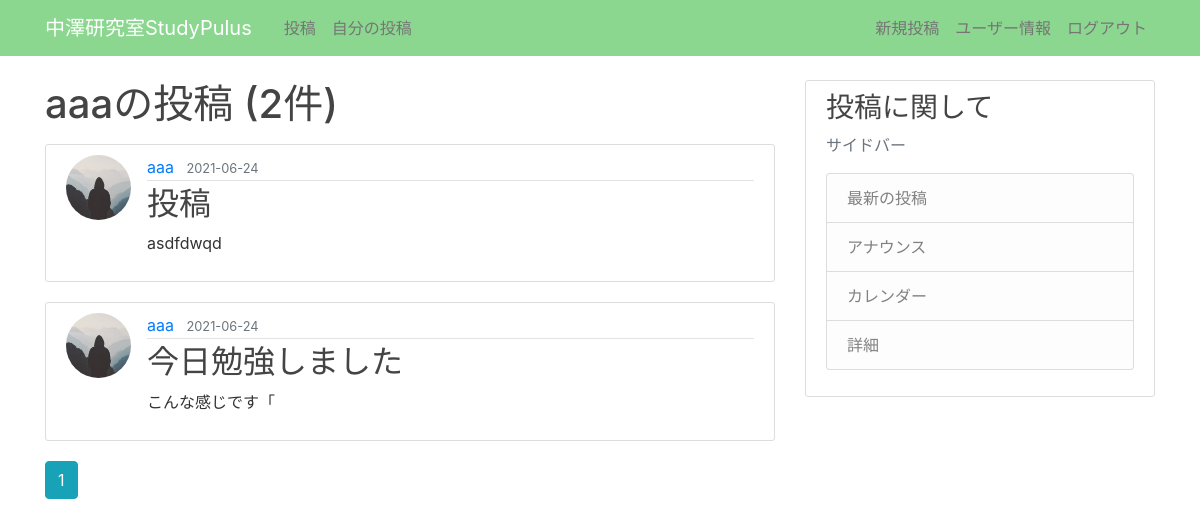
/user/aaa (signed in), run on the app's committed database.
### flaskblog/models.py (models this page shows, shortened)
class User(db.Model, UserMixin):
    id = db.Column(db.Integer, primary_key=True)
    username = db.Column(db.String(20), unique=True, nullable=False)
    email = db.Column(db.String(120), unique=True, nullable=False)
    image_file = db.Column(db.String(20), nullable=False, default='default.jpg')
    password = db.Column(db.String(60), nullable=False)
    posts = db.relationship('Post', backref='author', lazy=True)

class Post(db.Model):
    id = db.Column(db.Integer, primary_key=True)
    title = db.Column(db.String(100), nullable=False)
    date_posted = db.Column(db.DateTime, nullable=False, default=datetime.utcnow)
    content = db.Column(db.Text, nullable=False)
    user_id = db.Column(db.Integer, db.ForeignKey('user.id'), nullable=False)

### flaskblog/routes.py (the view)
@app.route("/user/<string:username>")
def user_posts(username):
    page = request.args.get('page', 1, type=int)
    user = User.query.filter_by(username=username).first_or_404()
    posts = Post.query.filter_by(author=user)\
        .order_by(Post.date_posted.desc())\
        .paginate(page=page, per_page=5)
    return render_template('user_posts.html', posts=posts, user=user)

### flaskblog/models.py (called while the page is built)
@login_manager.user_loader
def load_user(user_id):
    return User.query.get(int(user_id))

### flaskblog/templates/user_posts.html
{% extends "layout.html" %}
{% block content %}
    <h1 class="mb-3">{{ user.username }}の投稿 ({{ posts.total }}件)</h1>
    {% for post in posts.items %}
        <article class="media content-section">
          <img class="rounded-circle article-img" src="{{ url_for('static', filename='profile_pics/' + post.author.image_file) }}">
          <div class="media-body">
            <div class="article-metadata">
              <a class="mr-2" href="{{ url_for('user_posts', username=post.author.username) }}">{{ post.author.username }}</a>
              <small class="text-muted">{{ post.date_posted.strftime('%Y-%m-%d') }}</small>
            </div>
            <h2><a class="article-title" href="{{ url_for('post', post_id=post.id) }}">{{ post.title }}</a></h2>
            <p class="article-content">{{ post.content }}</p>
          </div>
        </article>
    {% endfor %}
    {% for page_num in posts.iter_pages(left_edge=1, right_edge=1, left_current=1, right_current=2) %}
      {% if page_num %}
        {% if posts.page == page_num %}
          <a class="btn btn-info mb-4" href="{{ url_for('user_posts', username=user.username, page=page_num) }}">{{ page_num }}</a>
        {% else %}
          <a class="btn btn-outline-info mb-4" href="{{ url_for('user_posts', username=user.username, page=page_num) }}">{{ page_num }}</a>
        {% endif %}
      {% else %}
        ...
      {% endif %}
    {% endfor %}
{% endblock content %}

### flaskblog/static/main.css (style rules this page uses)
body { background: #FFFFFF; color: #333333; margin-top: 5rem; }
h1, h2, h3, h4, h5, h6 { color: #444444; }
.content-section { background: #ffffff; padding: 10px 20px; border: 1px solid #dddddd; border-radius: 3px; margin-bottom: 20px; }
.article-title { color: #444444; }
.article-content { white-space: pre-line; }
.article-img { height: 65px; width: 65px; margin-right: 16px; }
.article-metadata { padding-bottom: 1px; margin-bottom: 4px; border-bottom: 1px solid #e3e3e3 }

### data on the page
User: username "aaa"
Post: image_file (placeholder picture), author.username "aaa", date_posted "2021-06-24", title "投稿", content "asdfdwqd"
Post: image_file (placeholder picture), author.username "aaa", date_posted "2021-06-24", title "今日勉強しました", content "こんな感じです「"

### other printed values
{{ posts.total }} "2"
{{ page_num }} "1"
